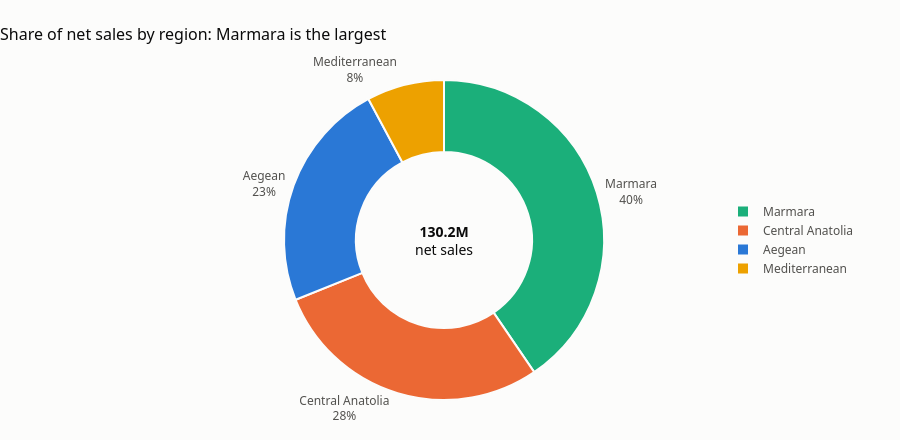

This figure's notebook cell:
### Code cell
region_colors = dict(zip(sorted(df["Region"].unique()), SERIES))  # same region -> same colour everywhere
fig = donut(by_region.index, by_region["NetSales"], [region_colors[r] for r in by_region.index],
            "Share of net sales by region: Marmara is the largest", f"<b>{money(by_region['NetSales'].sum())}</b><br>net sales")
fig.show()

### Figure 1 — Plotly figure (JSON) as saved in the notebook; plotly's stock layout.template omitted (floating-point values rounded to 4 significant figures)
{"data": [{"automargin": true, "direction": "clockwise", "hole": 0.55, "hovertemplate": "%{label}: %{value:,.0f} (%{percent:.1%})<extra></extra>", "labels": ["Marmara", "Central Anatolia", "Aegean", "Mediterranean"], "marker": {"colors": ["#1baf7a", "#eb6834", "#2a78d6", "#eda100"], "line": {"color": "#fcfcfb", "width": 2}}, "rotation": 0, "sort": false, "textinfo": "label+percent", "textposition": "outside", "texttemplate": "%{label}<br>%{percent:.0%}", "type": "pie", "values": [52670000.0, 37020000.0, 30280000.0, 10190000.0]}], "layout": {"annotations": [{"font": {"color": "#0b0b0b", "size": 14}, "showarrow": false, "text": "<b>130.2M</b><br>net sales"}], "bargap": 0.35, "font": {"color": "#52514e", "family": "Segoe UI, Arial, sans-serif", "size": 12}, "height": 440, "hoverlabel": {"bgcolor": "white", "font": {"size": 12}}, "legend": {"orientation": "v", "title": {"text": ""}, "x": 1, "xanchor": "left", "y": 0.5, "yanchor": "middle"}, "margin": {"b": 40, "l": 40, "r": 40, "t": 80}, "paper_bgcolor": "#fcfcfb", "plot_bgcolor": "#fcfcfb", "showlegend": true, "title": {"font": {"color": "#0b0b0b", "size": 16}, "text": "Share of net sales by region: Marmara is the largest", "x": 0, "xanchor": "left"}, "xaxis": {"gridcolor": "#e6e5e0", "linecolor": "#e6e5e0", "title": {"font": {"size": 12}}, "zerolinecolor": "#e6e5e0"}, "yaxis": {"gridcolor": "#e6e5e0", "linecolor": "#e6e5e0", "title": {"font": {"size": 12}}, "zerolinecolor": "#e6e5e0"}}}
